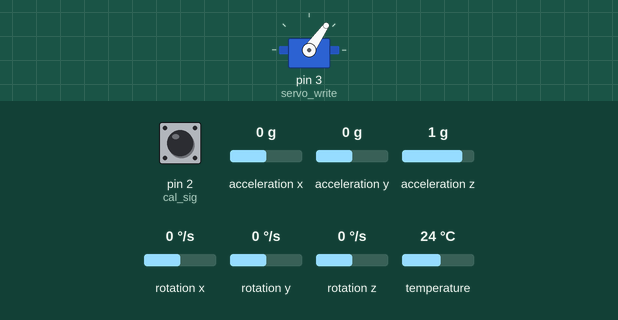
The sketch below on a simulated Arduino Uno, built for the host (arithmetic inside an expression is 32-bit, double 64-bit). Parts: servo. Inputs (shaded band) come from the test bench; at power-on: pin 2 (cal_sig) HIGH, acceleration x 0 g, acceleration y 0 g, acceleration z 1 g, rotation x 0 °/s, rotation y 0 °/s, rotation z 0 °/s, temperature 24 °C. Storage starts empty.

Above: at 0.1 s.
Timing chart, 0 to 1.6 s (numbered marks = the images above):
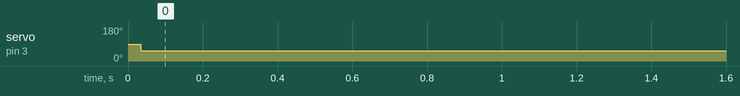

Measured:
- by itself, servo on pin 3 (servo_write): 90° → 55° at 0.03 s

The sketch:

faster_analog_read.ino
```cpp
#include <SPI.h>
#include <SD.h>
#include <Servo.h>
#include <Adafruit_MPU6050.h>
#include <Adafruit_Sensor.h>
#include <Wire.h>
#include <math.h>
//#include <Serial.h>

// Pin numbers
#define chip_select 10
#define servo_read 0
#define servo_write 3
#define cal_sig 2

// filter weights and other constants
#define setpoint2angle 1.0 / 180
#define LPF_a 0.85
#define LPF_b 1-LPF_a
#define ROLL_CENT 85
#define MAX_ROLL 30

//************************ global variabls *********************************
Servo servo;
File log_file;
Adafruit_MPU6050 mpu;
int cal_val = 0;
String file = "Log.csv";

int numSamples=0;
int setpoint = 0;

// variabls for filter memory
int set_1 = 0;
//int set_2 = 0;

//************************* function prototypes *****************************
void makeCal(void);
void logData(int set, int roll_ctrl, double plane_angle, double other);
double getPlaneAngle(void);
int LPF(int setpoint);
int saturation(int);


void setup() {
  //Serial.begin(115200);
  servo.attach(servo_write);
  SD.begin(chip_select);
  mpu.begin();
  mpu.setAccelerometerRange(MPU6050_RANGE_4_G);
  mpu.setFilterBandwidth(MPU6050_BAND_44_HZ);
  pinMode(cal_sig, INPUT);
  digitalWrite(cal_sig, HIGH);
  int cnt = 0;
  file = "Log_" + String(cnt) + ".csv";
  while(SD.exists(file))
  {
    cnt++;
    file = "Log_" + String(cnt) + ".csv";
  }

  ADCSRA = 0;             // clear ADCSRA register
  ADCSRB = 0;             // clear ADCSRB register
  ADMUX |= (0 & 0x07);    // set A0 analog input pin
  ADMUX |= (1 << REFS0);  // set reference voltage
  ADMUX |= (1 << ADLAR);  // left align ADC value to 8 bits from ADCH register

  // sampling rate is [ADC clock] / [prescaler] / [conversion clock cycles]
  // for Arduino Uno ADC clock is 16 MHz and a conversion takes 13 clock cycles
  //ADCSRA |= (1 << ADPS2) | (1 << ADPS0);    // 32 prescaler for 38.5 KHz
  ADCSRA |= (1 << ADPS2);                     // 16 prescaler for 76.9 KHz
  //ADCSRA |= (1 << ADPS1) | (1 << ADPS0);    // 8 prescaler for 153.8 KHz

  ADCSRA |= (1 << ADATE); // enable auto trigger
  ADCSRA |= (1 << ADIE);  // enable interrupts when measurement complete
  ADCSRA |= (1 << ADEN);  // enable ADC
  ADCSRA |= (1 << ADSC);  // start ADC measurements
}

ISR(ADC_vect)
{
  byte x = ADCH;  // read 8 bit value from ADC
  setpoint = (setpoint + x) / 2;
  numSamples++;
}

void loop() {
  // read input
  int calibrate = digitalRead(cal_sig);

  if (!calibrate)
  {
    makeCal();
  }
  else
  {
    // Control block
    int set = setpoint;
    numSamples = 0;
    int roll_ctrl = ROLL_CENT;
    double plane_angle = getPlaneAngle();
    double desired_angle = setpoint * setpoint2angle;
    //int ufiltered = (setpoint-137)*(160.0/328.0) + 10;
    int other = LPF(set);
    roll_ctrl = other-76 + ROLL_CENT;
  //String send = String(roll_ctrl);
  //Serial.println(send);

    // write servo
    servo.write(saturation(roll_ctrl));

    // house keeping
    logData(set, roll_ctrl, plane_angle, other);

    //delay(10);
  }
}


//**************************SUBROUTINES********************************

void makeCal(void)
{
  cal_val = 0;
  double temp = 0;
  int itter = 25;
  int delta = 20; // miliseconds
  for(int i = 0; i < itter; i++)
  {
    temp += getPlaneAngle();
    delay(delta);
  }
  cal_val = temp / itter;
}

void logData(int set, int roll_ctrl, double plane_angle, double other)
{
  String data_string = String(setpoint)+",";
  data_string += String(roll_ctrl)+",";
  data_string += String(plane_angle)+",";
  data_string += String(other)+",";
  log_file = SD.open(file, FILE_WRITE);
  log_file.println(data_string);
  log_file.close();
  //Serial.println(data_string);
}

double getPlaneAngle(void)
{
  sensors_event_t a, g, temp;
  mpu.getEvent(&a, &g, &temp);
  double angle = atan2(a.acceleration.x, a.acceleration.y);
  return angle * 180.0 / PI - cal_val;
}


int LPF(int set)
{
  int y = set;
  if (set-set_1 > 2)
  {
    y = set_1;
  }
  set_1 = set;
  return y;
}

int saturation(int in)
{
  int out = in;
  if(in < ROLL_CENT-MAX_ROLL)
  {
    out = ROLL_CENT-MAX_ROLL;
  }
  else if(in > ROLL_CENT+MAX_ROLL)
  {
    out = ROLL_CENT+MAX_ROLL;
  }
  return out;
}
```
